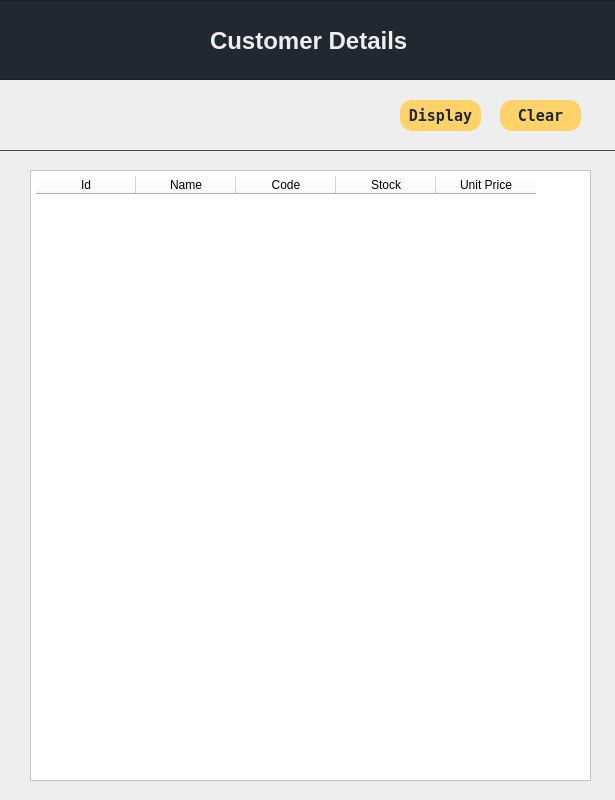
<?xml version="1.0" encoding="UTF-8"?>
<ui version="4.0">
 <class>customerdetail</class>
 <widget class="QDialog" name="customerdetail">
  <property name="geometry">
   <rect>
    <x>0</x>
    <y>0</y>
    <width>615</width>
    <height>800</height>
   </rect>
  </property>
  <property name="windowTitle">
   <string>Dialog</string>
  </property>
  <property name="styleSheet">
   <string notr="true">QDialog
{
	background-color: rgb(238, 238, 238);

}



QPushButton
{
	border-radius: 12px;
	background-color: rgb(255, 211, 105);
	color: rgb(34, 40, 49);
	font: 700 11pt &quot;DejaVu Sans Mono&quot;;
	
}

QTableWidget
{
	
	color: rgb(0, 0, 0);
	background-color: rgb(255, 255, 255);
	padding: 5px;
	text-align: left;
	
}


QFrame
{
background-color: rgb(34, 40, 49);

}

</string>
  </property>
  <widget class="QPushButton" name="updateProduct">
   <property name="geometry">
    <rect>
     <x>400</x>
     <y>100</y>
     <width>81</width>
     <height>31</height>
    </rect>
   </property>
   <property name="font">
    <font>
     <family>DejaVu Sans Mono</family>
     <pointsize>11</pointsize>
     <italic>false</italic>
     <bold>true</bold>
    </font>
   </property>
   <property name="text">
    <string>Display</string>
   </property>
  </widget>
  <widget class="QPushButton" name="clearScreen">
   <property name="geometry">
    <rect>
     <x>500</x>
     <y>100</y>
     <width>81</width>
     <height>31</height>
    </rect>
   </property>
   <property name="font">
    <font>
     <family>DejaVu Sans Mono</family>
     <pointsize>11</pointsize>
     <italic>false</italic>
     <bold>true</bold>
    </font>
   </property>
   <property name="text">
    <string>Clear</string>
   </property>
  </widget>
  <widget class="QFrame" name="frame">
   <property name="geometry">
    <rect>
     <x>-50</x>
     <y>0</y>
     <width>700</width>
     <height>80</height>
    </rect>
   </property>
   <property name="styleSheet">
    <string notr="true"/>
   </property>
   <property name="frameShape">
    <enum>QFrame::StyledPanel</enum>
   </property>
   <property name="frameShadow">
    <enum>QFrame::Raised</enum>
   </property>
   <widget class="QLabel" name="label_2">
    <property name="geometry">
     <rect>
      <x>260</x>
      <y>20</y>
      <width>211</width>
      <height>41</height>
     </rect>
    </property>
    <property name="font">
     <font>
      <family>Ubuntu</family>
      <pointsize>18</pointsize>
      <italic>false</italic>
      <bold>true</bold>
     </font>
    </property>
    <property name="styleSheet">
     <string notr="true">font: 700 18pt &quot;Ubuntu&quot;;
background-color: rgb(34, 40, 49);
color:rgb(238, 238, 238);</string>
    </property>
    <property name="text">
     <string>Customer Details</string>
    </property>
   </widget>
  </widget>
  <widget class="QTableWidget" name="tableWidget">
   <property name="geometry">
    <rect>
     <x>30</x>
     <y>170</y>
     <width>561</width>
     <height>611</height>
    </rect>
   </property>
   <property name="styleSheet">
    <string notr="true">background-color: rgb(255, 255, 255);
color: rgb(0, 0, 0);
text-align: left;
font: 11pt &quot;DejaVu Sans Mono&quot;;</string>
   </property>
   <column>
    <property name="text">
     <string>Id</string>
    </property>
    <property name="font">
     <font>
      <pointsize>9</pointsize>
      <bold>false</bold>
     </font>
    </property>
    <property name="background">
     <color>
      <red>154</red>
      <green>153</green>
      <blue>150</blue>
     </color>
    </property>
   </column>
   <column>
    <property name="text">
     <string>Name</string>
    </property>
    <property name="font">
     <font>
      <pointsize>9</pointsize>
      <bold>false</bold>
     </font>
    </property>
    <property name="background">
     <color>
      <red>154</red>
      <green>153</green>
      <blue>150</blue>
     </color>
    </property>
   </column>
   <column>
    <property name="text">
     <string>Code</string>
    </property>
    <property name="font">
     <font>
      <pointsize>9</pointsize>
      <bold>false</bold>
     </font>
    </property>
    <property name="background">
     <color>
      <red>154</red>
      <green>153</green>
      <blue>150</blue>
     </color>
    </property>
   </column>
   <column>
    <property name="text">
     <string>Stock</string>
    </property>
    <property name="font">
     <font>
      <pointsize>9</pointsize>
      <bold>false</bold>
     </font>
    </property>
    <property name="background">
     <color>
      <red>154</red>
      <green>153</green>
      <blue>150</blue>
     </color>
    </property>
   </column>
   <column>
    <property name="text">
     <string>Unit Price</string>
    </property>
    <property name="font">
     <font>
      <pointsize>9</pointsize>
      <bold>false</bold>
     </font>
    </property>
    <property name="background">
     <color>
      <red>154</red>
      <green>153</green>
      <blue>150</blue>
     </color>
    </property>
   </column>
  </widget>
  <widget class="Line" name="line1">
   <property name="geometry">
    <rect>
     <x>-20</x>
     <y>150</y>
     <width>1300</width>
     <height>1</height>
    </rect>
   </property>
   <property name="styleSheet">
    <string notr="true">background-color: rgb(57, 62, 70);</string>
   </property>
   <property name="orientation">
    <enum>Qt::Horizontal</enum>
   </property>
  </widget>
 </widget>
 <resources/>
 <connections>
  <connection>
   <sender>clearScreen</sender>
   <signal>clicked()</signal>
   <receiver>tableWidget</receiver>
   <slot>clearContents()</slot>
   <hints>
    <hint type="sourcelabel">
     <x>540</x>
     <y>108</y>
    </hint>
    <hint type="destinationlabel">
     <x>421</x>
     <y>659</y>
    </hint>
   </hints>
  </connection>
 </connections>
</ui>
